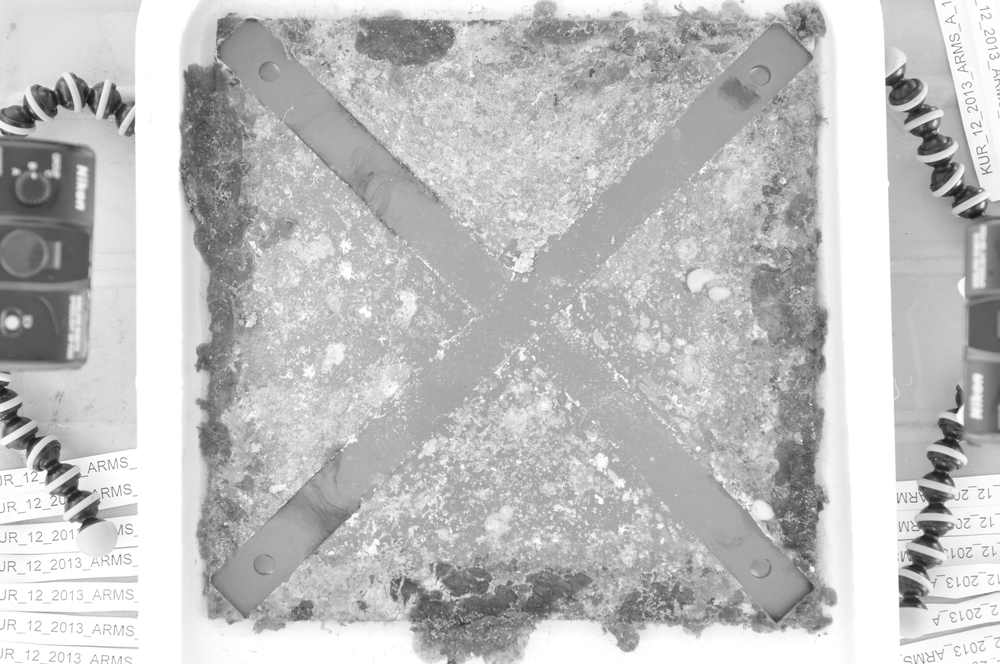
#> input picture B_W_Images/bw_13.png, 1000 x 664 px, shrunk from 3216 x 2136 before the run, given as the content of the folder /content/drive/Shareddrives/visionFinal/ARMSPLATES/, which was not available
$ jupyter execute filters.ipynb   (shell and % lines are left out)   (older library calls are emulated)   (text cells are left out)
#> lines starting #> are read from the running program, lines starting #| are printed output that depends on the picture; pictures that were not available may be replaced by others from this repository, and a replacement may not be noted
[cell 1]
# Libraries


import cv2
import os
import matplotlib.pyplot as plt
import numpy as np

[cell 2]
# mounting drive
from google.colab import drive
drive.mount('/content/drive')

# Load images into array
images_path = "/content/drive/Shareddrives/visionFinal/ARMSPLATES/"
images = [cv2.imread(os.path.join(images_path, f)) for f in os.listdir(images_path)]

[cell 3]
# Apply 15x15 Gaussian filter
def gaussian_filter(image):
    gaussian_image = cv2.GaussianBlur(image, (15, 15), 0)
    return gaussian_image

# Save images into folder
gaussian_folder = "/content/drive/Shareddrives/visionFinal/Gaussian_Filter_Images"
os.makedirs(gaussian_folder, exist_ok=True)

for i, img in enumerate(images):
    blurred = gaussian_filter(img)
    cv2.imwrite(os.path.join(gaussian_folder, f"gaussian_{i}.png"), blurred)
#> this loop made 1 pass
#> pass 1, in gaussian_filter, `gaussian_image = cv2.GaussianBlur(image, (15, 15), 0)`:
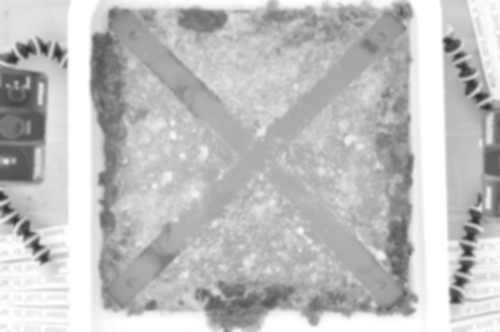
#> gaussian_image: shape (664, 1000, 3) (shown at 1/2 size); min 43, max 255, mean 191.3

[cell 4]
# Apply Sobel filter to black and white image
def apply_sobel_bw(image):
    sobel_x = cv2.Sobel(image, cv2.CV_64F, 1, 0, ksize=5)
    sobel_y = cv2.Sobel(image, cv2.CV_64F, 0, 1, ksize=5)
    sobel_combined = cv2.magnitude(sobel_x, sobel_y)

    sobel_combined = cv2.normalize(sobel_combined, None, 0, 255, cv2.NORM_MINMAX)

    sobel_combined = np.uint8(sobel_combined)


    return sobel_combined

# Apply Canny edge detector to black and white image
def apply_canny_bw(image):
    edges = cv2.Canny(image, 50, 150)
    return edges

# Create Google Drive folder for black and white images
bw_folder = "/content/drive/Shareddrives/visionFinal/B_W_Images"
os.makedirs(bw_folder, exist_ok=True)

# Process and save images
sobel_folder = "/content/drive/Shareddrives/visionFinal/Sobel_Filter_Images"
canny_folder = "/content/drive/Shareddrives/visionFinal/Canny_Filter_Images"
os.makedirs(sobel_folder, exist_ok=True)
os.makedirs(canny_folder, exist_ok=True)

for idx, img in enumerate(images):
    # Convert input image to black and white
    img_bw = cv2.cvtColor(img, cv2.COLOR_BGR2GRAY)

    # Save black and white image to the B_W_Images folder
    cv2.imwrite(os.path.join(bw_folder, f"bw_{idx}.png"), img_bw)

    # Apply Sobel filter to black and white image, and save them to the sobel_folder
    sobel_img = apply_sobel_bw(img_bw)
    cv2.imwrite(os.path.join(sobel_folder, f"sobel_{idx}.png"), sobel_img)

    # Apply Canny edge detector to black and white image
    canny_img = apply_canny_bw(img_bw)
    cv2.imwrite(os.path.join(canny_folder, f"canny_{idx}.png"), canny_img)
#> this loop made 1 pass
#> pass 1, in apply_sobel_bw, `sobel_x = cv2.Sobel(image, cv2.CV_64F, 1, 0, ksize=5)`:
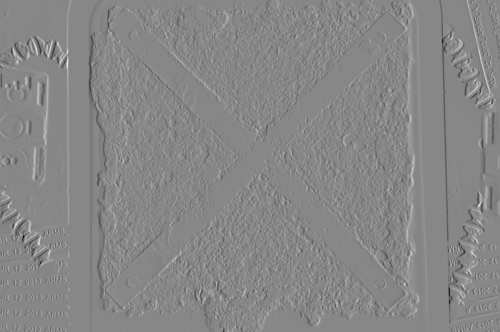
#> sobel_x: shape (664, 1000) float64 (shown at 1/2 size); min -9098, max 8071, mean 1.8; drawn with min black and max white
#> pass 1, in apply_sobel_bw, `sobel_y = cv2.Sobel(image, cv2.CV_64F, 0, 1, ksize=5)`:
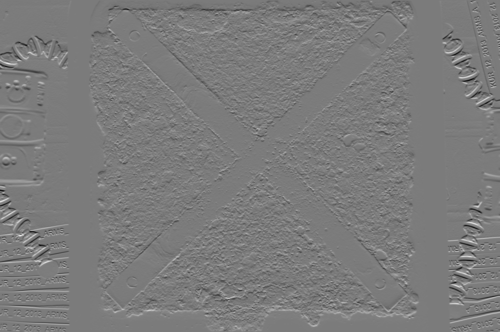
#> sobel_y: shape (664, 1000) float64 (shown at 1/2 size); min -7878, max 8348, mean 1.1; drawn with min black and max white
#> pass 1, in apply_sobel_bw, `sobel_combined = cv2.magnitude(sobel_x, sobel_y)`:
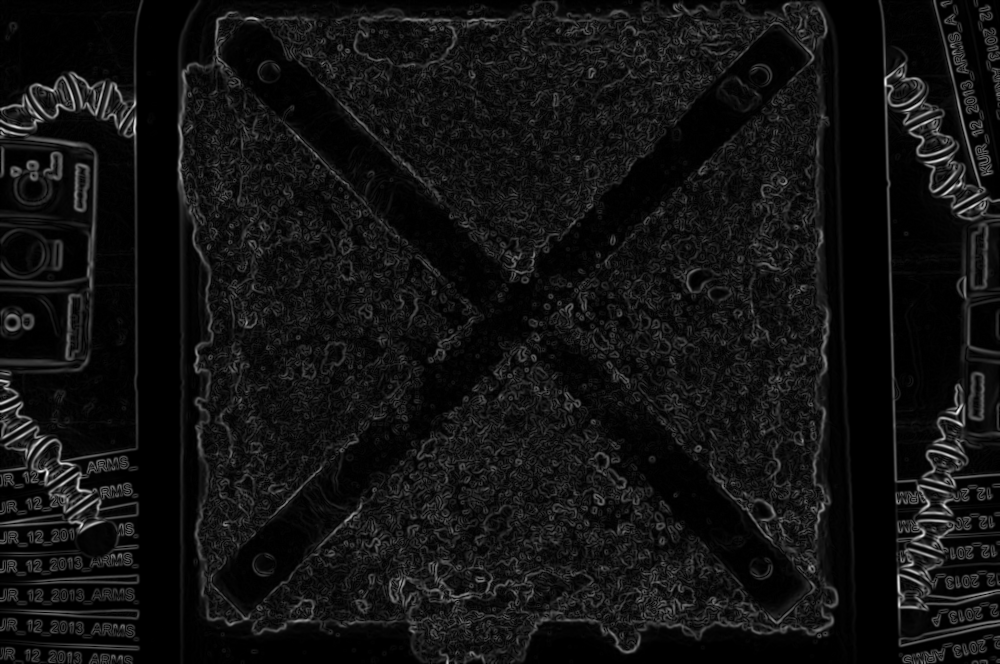
#> sobel_combined: shape (664, 1000) float64; min 0, max 9315.2, mean 669.8; drawn with min black and max white

$ run again, on B_W_Images/bw_17.png
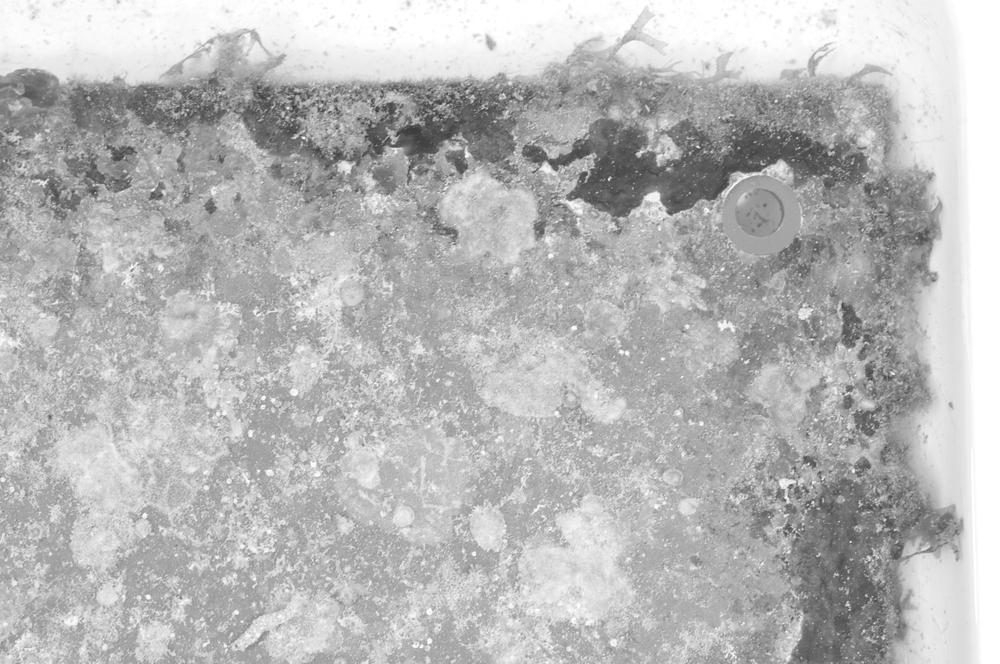
#> input picture B_W_Images/bw_17.png, 1000 x 664 px, shrunk from 3216 x 2136 before the run, given as the content of the folder /content/drive/Shareddrives/visionFinal/ARMSPLATES/, which was not available
#> the loop `for i, img in enumerate(images):` made 1 pass
#> the loop `for idx, img in enumerate(images):` made 1 pass
#> pass 1, in apply_sobel_bw, `sobel_y = cv2.Sobel(image, cv2.CV_64F, 0, 1, ksize=5)`:
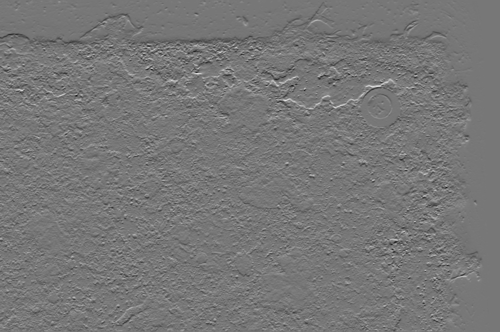
#> sobel_y: shape (664, 1000) float64 (shown at 1/2 size); min -5963, max 6740, mean -13.4; drawn with min black and max white
#> pass 1, in apply_sobel_bw, `sobel_combined = cv2.magnitude(sobel_x, sobel_y)`:
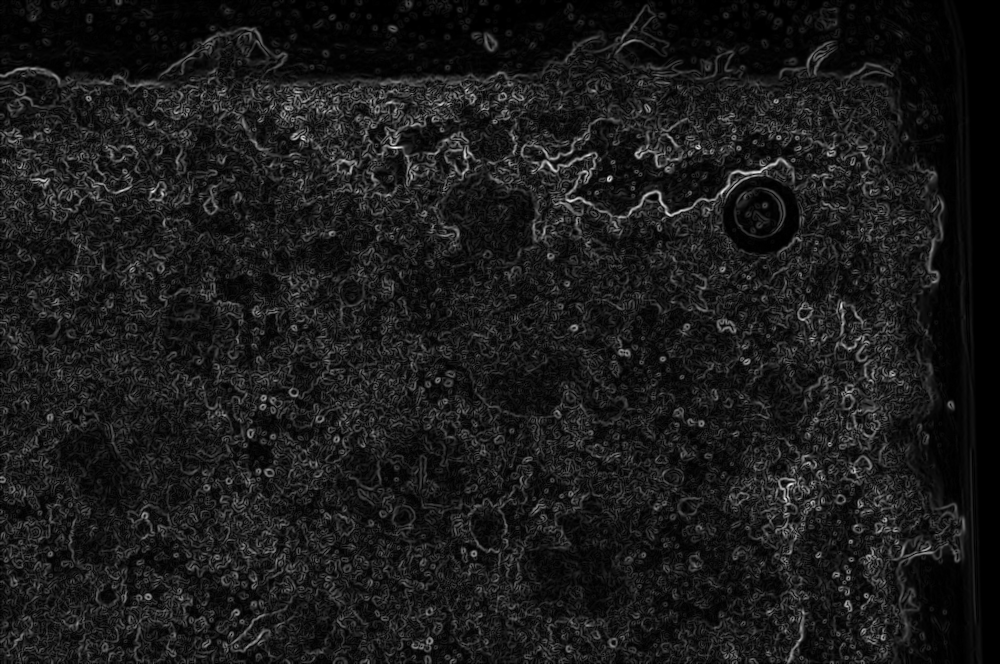
#> sobel_combined: shape (664, 1000) float64; min 0, max 6747.3, mean 705.9; drawn with min black and max white

$ run again, on B_W_Images/bw_4.png
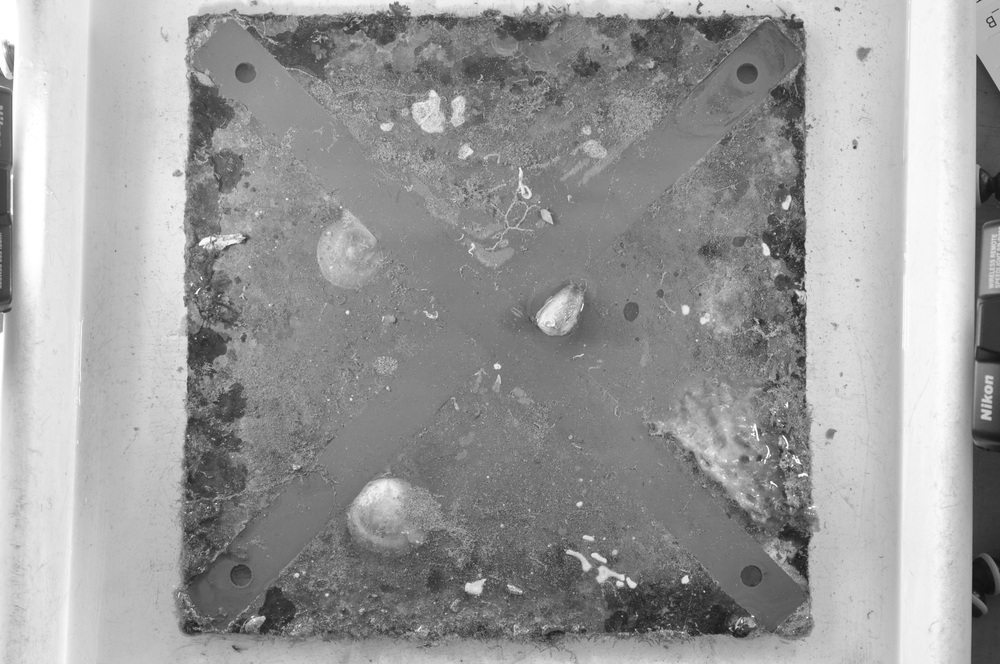
#> input picture B_W_Images/bw_4.png, 1000 x 664 px, shrunk from 3216 x 2136 before the run, given as the content of the folder /content/drive/Shareddrives/visionFinal/ARMSPLATES/, which was not available
#> the loop `for i, img in enumerate(images):` made 1 pass
#> the loop `for idx, img in enumerate(images):` made 1 pass
#> pass 1, in apply_sobel_bw, `sobel_y = cv2.Sobel(image, cv2.CV_64F, 0, 1, ksize=5)`:
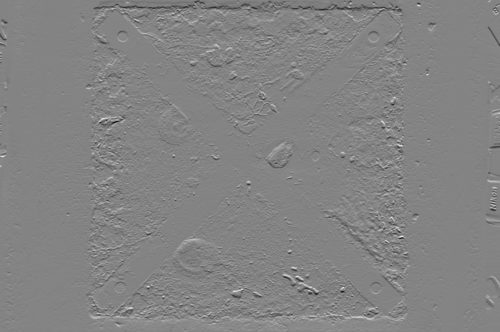
#> sobel_y: shape (664, 1000) float64 (shown at 1/2 size); min -6945, max 6498, mean -5.6; drawn with min black and max white
#> pass 1, in apply_sobel_bw, `sobel_combined = cv2.magnitude(sobel_x, sobel_y)`:
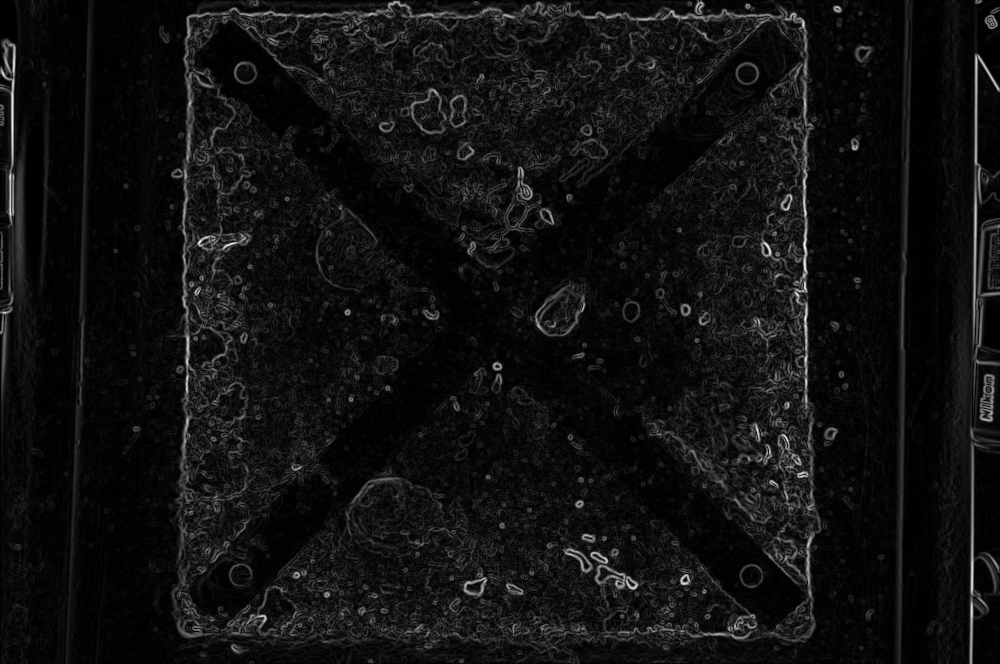
#> sobel_combined: shape (664, 1000) float64; min 0, max 7743.5, mean 522.8; drawn with min black and max white
